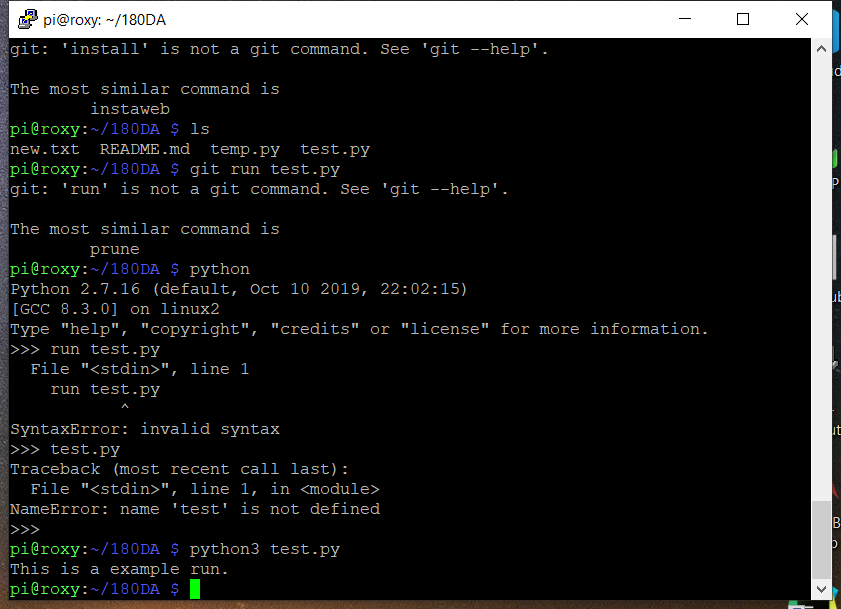
#> input picture code.png, 841 x 609 px, given in place of the camera
$ python rbg_video.py
#> lines starting #> are read from the running program, lines starting #| are printed output that depends on the picture; after the words box and inside, x2 and y2 are one past the last pixel; in counts of white or black regions, pixels touching at a corner belong together
"""
Detect Blue Objects in BGR
Reference:
    https://github.com/michellektan/180DA-WarmUp/blob/main/Tutorial0-Setup/rbg_video.py

"""

import numpy as np
import cv2

cap = cv2.VideoCapture(0)

while True:
    _, frame = cap.read()
#> frame is the input picture: shape (609, 841, 3); mean B, G, R 27.6, 28, 27.6
    # define range of blue color in BGR
    lower_blue = np.array([100, 0, 0])
    upper_blue = np.array([255, 100, 100])
    # Threshold the HSV image to get only blue colors
    mask = cv2.inRange(frame, lower_blue, upper_blue)
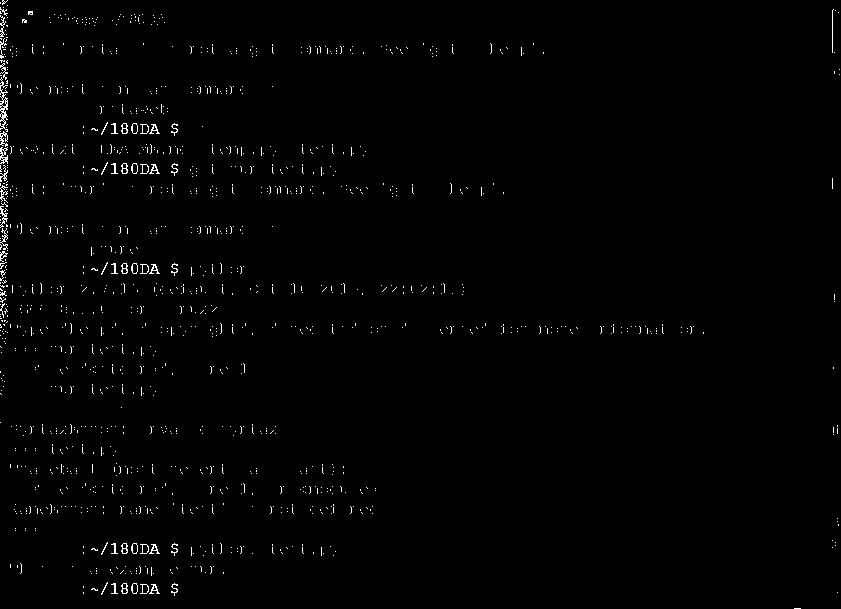
#> mask: shape (609, 841); 1% white in thin lines or dots
    bluecnts = cv2.findContours(mask.copy(),
                                cv2.RETR_EXTERNAL,
                                cv2.CHAIN_APPROX_SIMPLE)[-2]
#> bluecnts = 1372 contours, 1345 with area under 20; largest, box (x1, y1, x2, y2) and area: (0, 77, 8, 132) 123, (0, 147, 8, 164) 62, (140, 584, 149, 594) 51, (131, 583, 138, 594) 51, (140, 544, 149, 554) 51

    if len(bluecnts) > 0:
        blue_area = max(bluecnts, key=cv2.contourArea)
#> blue_area = contour of 149 points, box (x1, y1, x2, y2) (0, 77, 8, 132), area 123
        (xg, yg, wg, hg) = cv2.boundingRect(blue_area)
#> xg = 0; yg = 77; wg = 8; hg = 55
        cv2.rectangle(frame, (xg, yg), (xg + wg, yg + hg), (0, 255, 0), 2)
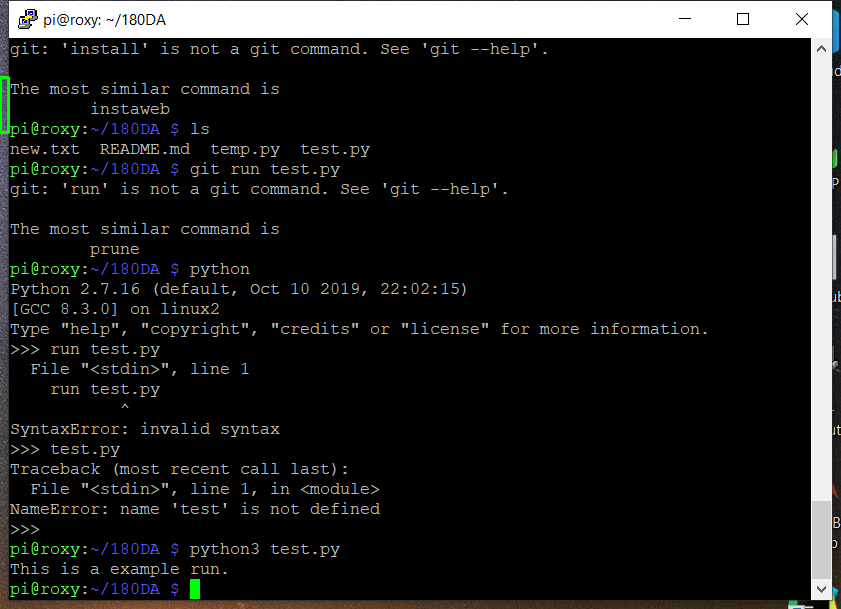
#> frame: shape (609, 841, 3); 0.06% of pixels changed, all inside (x1, y1, x2, y2) = (0, 76, 10, 134)

    cv2.imshow('frame', frame)

    k = cv2.waitKey(5)
#> (key Esc is pressed here)
    if k == 27:
        break

cap.release()
cv2.destroyAllWindows()
